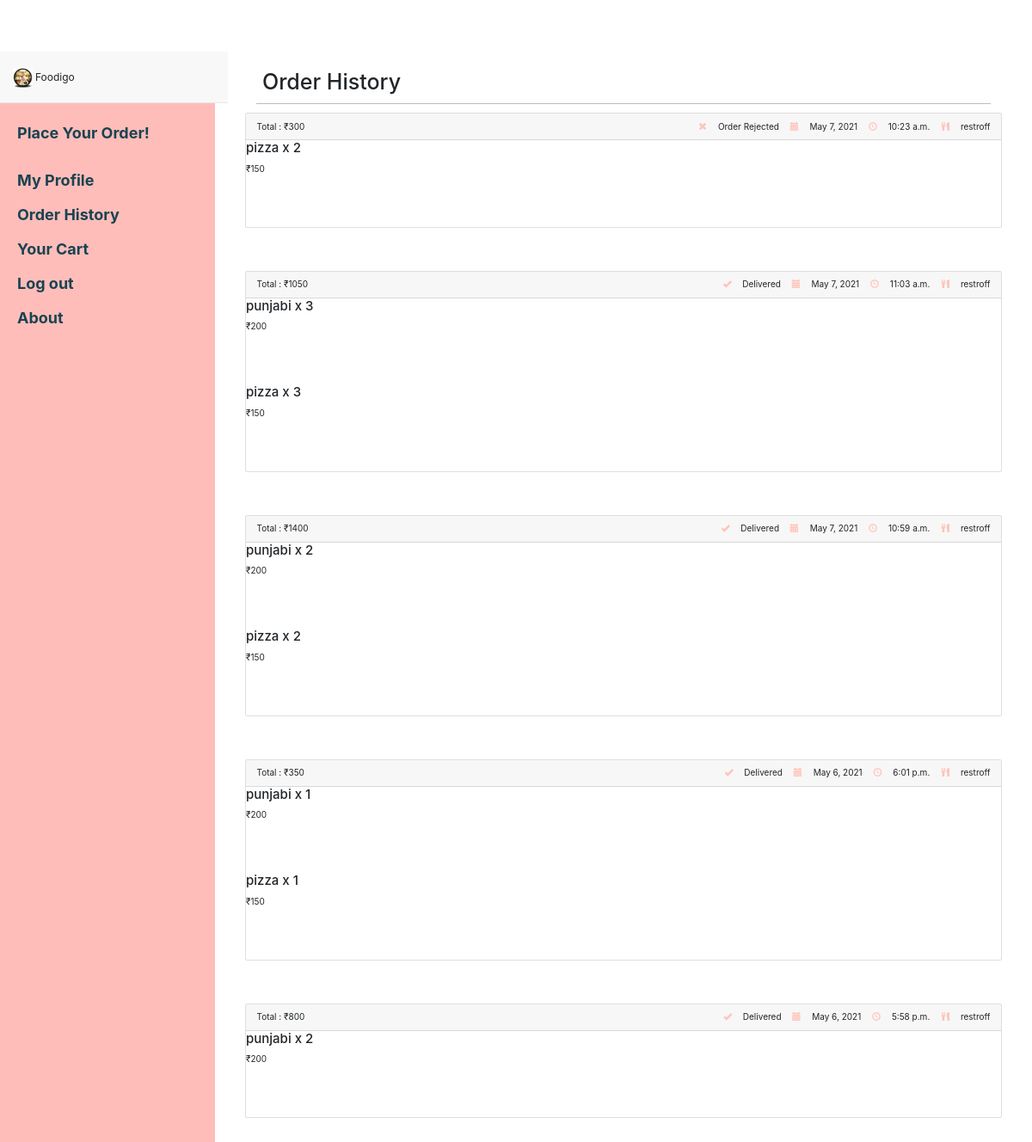
Page /history/ (signed in) on the committed database.
### foodspark/models.py (models this page shows, shortened)
class Order(models.Model):
	customer = models.ForeignKey(Customer,on_delete=models.CASCADE)
	restaurant = models.ForeignKey(Restaurant,on_delete=models.CASCADE)
	foodlist = models.CharField(max_length = 500,validators=[validate_comma_separated_integer_list],null=True)
	foodqty = models.CharField(max_length = 500,validators=[validate_comma_separated_integer_list],null=True)
	amount = models.IntegerField(default = 0)
	ordertime = models.TimeField(auto_now_add=True)
	orderdate = models.DateField(auto_now_add=True)
	DSTATUS = (
		('p','Pending'),
		('d','Delivered'),
		('a','Accepted')
	)
	deliverystatus = models.CharField(max_length=1,choices=DSTATUS,default = 'p')
	def calamount(self):
		self.amount = 0
		myl = self.foodlist.split(",")
		qty = self.foodqty.split(",")
		for x,y in zip(myl,qty):
			fitem = FoodItem.objects.get(pk=int(x))
			self.amount = self.amount + fitem.price*int(y)
	def getfooditems(self):
		myl = self.foodlist.split(",")
		items = []
		for x in myl:
			items.append(FoodItem.objects.get(pk=int(x)))
		return items
	def getqty(self):
		myl = self.foodqty.split(",")
		return myl

class Restaurant(models.Model):
	email = models.EmailField(primary_key = True)
	password = models.CharField(max_length=100)
	name = models.CharField(max_length=200)
	address = models.TextField()
	RES_TYPE = (
		('B','Bar'),
		('R','Restaurant'),
		('C','Cafe')
	)
	res_type = models.CharField(max_length=1,choices = RES_TYPE,default = 'R')
	cuisine = models.CharField(null = True, max_length=100)
	city = models.CharField(max_length = 100,null = True)
	phone_regex = RegexValidator(regex=r'^\+?1?\d{9,15}$', message="Phone number must be entered in the format: '+999999999'. Up to 15 digits allowed.") #############look into regex
	phone = models.CharField(validators=[phone_regex],max_length=15,blank = True)
	imgurl = models.CharField(max_length=1000,null=True)

class FoodItem(models.Model):
	resid = models.ForeignKey(Restaurant,on_delete=models.CASCADE)
	name = models.CharField(max_length=500)
	cuisine = models.CharField(max_length=100)
	COURSE = (
		('s','Starter'),
		('m','Main Course'),
		('d','Desert')
	)
	course = models.CharField(max_length=1,choices=COURSE)
	price = models.IntegerField()
	availability_time = models.TimeField()
	ordercount = models.IntegerField(default = 0)

### foodspark/views.py (the view, shortened to what this page needs)
# urls.py: re_path(r'^history/?$',views.history,name='history'),
def history(request):
    if 'id' in request.session.keys():
        customer = Customer.objects.get(email=request.session['id'])
        query = Order.objects.order_by('-pk').all()
        pending_rest = {}
        pending_items = {}
        reject_rest = {}
        reject_items = {}
        history_rest = {}
        history_items = {}
        eta = {}
        for x in query:
            if x.customer == customer:
                if(x.deliverystatus == 'd'):
                    dic2 = {}
                    x.calamount()
                    for i, j in zip(x.getfooditems(), x.getqty()):
                        dic2[i] = j
                    history_items[x] = dic2
                    history_rest[x] = x.restaurant
                if(x.deliverystatus == 'r'):
                    dic3 = {}
                    x.calamount()
                    for i, j in zip(x.getfooditems(), x.getqty()):
                        dic3[i] = j
                    reject_items[x] = dic3
                    reject_rest[x] = x.restaurant
        context = {
            'customer': customer,
            'pending_items': pending_items,
            'pending_rest': pending_rest,
            'history_items': history_items,
            'history_rest': history_rest,
            'reject_items': reject_items,
            'reject_rest': reject_rest,
            'eta': eta
        }
        return render(request, "foodspark/userhistory.html", context)
    else:
        return render(request, "foodspark/login.html")

### foodspark/templates/foodspark/userhistory.html (shortened to what this page needs)
<!DOCTYPE html>
<html lang="en">
<head>
    <link href="/static/css/bootstrap.min.css" rel="stylesheet">
    <link href="/static/css/mystyle.css" rel="stylesheet">
    <link href="/static/css/simple-sidebar2.css" rel="stylesheet">
    <link rel="stylesheet" href="https://maxcdn.bootstrapcdn.com/bootstrap/4.0.0-alpha.2/css/bootstrap.min.css">
</head>
<body>
    <nav class="navbar navbar-nav navbar-default navbar-fixed-top" style="line-height:50px;height:60px;">
        <div class="container" style="margin:0 !important;">
            <span class="navbar-left" style="font-size:1.2em;"><img src="/static/img/logo.gif" class="logo_bitch"/>   Foodigo</span>
        </div>
    </nav>
    <div id="wrapper">
        <div id="sidebar-wrapper">
            <ul class="sidebar-nav">
                <li class="sidebar-brand">
                    <a href="/home/">
                    </a>
                </li>
                <li class="sidebar-brand">
                    <a href="/home/">
                        Place Your Order!
                    </a>
                </li>
                <li>
                    <a href="/details/">My Profile</a>
                </li>
                <li>
                    <a href="#">Order History</a>
                </li>
                <li>
                    <a href="/cart/">Your Cart</a>
                </li>
                <li>
                    <a href="/logout/">Log out</a>
                </li>
                <li>
                    <a href="/about/">About</a>
                </li>
            </ul>
        </div>
        <div id="page-content-wrapper">
            <div class="container-fluid">
                <div class="row">
                    <div class="col-lg-12">
                        <h1 style="padding-left: 20px;">Order History</h1>
                        <hr class="liner"/>
                        {%if reject_rest%}
                        {%for x,z in reject_rest.items%}
                        <div class="card">
                            <div class="card-header">
                            Total : ₹{{x.amount}}
                                <span style="float:right;">
                                <i class="glyphicon glyphicon-remove blueicon ordercard"></i> Order Rejected
                                <i class="glyphicon glyphicon-calendar blueicon ordercard"></i> {{x.orderdate}}
                                <i class="glyphicon glyphicon-time blueicon ordercard"></i> {{x.ordertime}}
                                <i class="glyphicon glyphicon-cutlery blueicon ordercard"></i> {{z.name}}
                                </span>
                            </div>
                            {%for z,k in reject_items.items%}
                            {%if x.pk == z.pk%}
                            {%for i,j in k.items%}
                            <div class="card-block terabaaphumain">
                                <div class="lefty">
                                    <h4 class="card-title">{{i.name}} x {{j}} </h4>
                                    <p class="card-text">₹{{i.price}}</p>
                                </div>
                            </div>
                            <div style="padding-top:60px;"></div>
                                {%endfor%}
                            {%endif%}
                            {%endfor%}
                        </div>
                        <div style="padding-top:50px;"></div>
                        {%endfor%}
                        {%endif%}
                        {% if history_rest %}
                        {% for x,z in history_rest.items%}
                         <div class="card">
                            <div class="card-header">
                            Total : ₹{{x.amount}}
                                <span style="float:right;">
                                <i class="glyphicon glyphicon-ok blueicon ordercard"></i> Delivered
                                <i class="glyphicon glyphicon-calendar blueicon ordercard"></i> {{x.orderdate}}
                                <i class="glyphicon glyphicon-time blueicon ordercard"></i> {{x.ordertime}}
                                <i class="glyphicon glyphicon-cutlery blueicon ordercard"></i> {{z.name}}
                                </span>
                            </div>
                            {%for z,k in history_items.items%}
                            {%if x.pk == z.pk%}
                            {%for i,j in k.items%}
                            <div class="card-block terabaaphumain">
                                <div class="lefty">
                                    <h4 class="card-title">{{i.name}} x {{j}} </h4>
                                    <p class="card-text">₹{{i.price}}</p>
                                </div>
                            </div>
                            <div style="padding-top:60px;"></div>
                            {%endfor%}
                            {%endif%}
                            {%endfor%}
                        </div>
                        <div style="padding-top:50px;"></div>
                        {% endfor %}
                        {% endif %}
                    </div>
                </div>
            </div>
        </div>
    </div>
</body>
</html>

### foodspark/static/css/mystyle.css (style rules this page uses)
.logo_bitch { width:10%; height:10%; }
.navbar-left { width: 225px; }
.navbar-fixed-top { line-height:60px; height:60px; }
.navbar-nav { margin: 0 !important; }
.blueicon { color:#ffc4ba; object-fit: cover; }
.liner { height:1px; border:none; padding-left: 3%; width:94%; color:#BABEC0; background-color:#BABEC0; }
.terabaaphumain { padding: 0px; width:100%; object-fit: cover; }
.lefty { float: left; width:74%; padding-right: 20px; }
.ordercard { padding-left: 10px; padding-right: 10px; }

### foodspark/static/css/simple-sidebar2.css (style rules this page uses)
body { overflow-x: hidden; }
#wrapper { padding-left: 0; -webkit-transition: all 0.5s ease; -moz-transition: all 0.5s ease; -o-transition: all 0.5s ease; transition: all 0.5s ease; }
#sidebar-wrapper { z-index: 1000; position: fixed; left: 250px; width: 0; height: 100%; margin-left: -250px; overflow-y: auto; background: #ffbdba; -webkit-transition: all 0.5s ease; -moz-transition: all 0.5s ease; -o-transition: all 0.5s ease; transition: all 0.5s ease; }
#page-content-wrapper { width: 100%; position: absolute; padding: 15px; }
.sidebar-nav { position: absolute; top: 0; width: 250px; margin: 0; padding: 0; list-style: none; }
.sidebar-nav li { text-indent: 20px; line-height: 40px; }
.sidebar-nav li a { display: block; text-decoration: none; color: #194350; font-weight: bold; font-size: 18px; }
.sidebar-nav > .sidebar-brand { height: 65px; font-size: 18px; line-height: 60px; }
.sidebar-nav > .sidebar-brand a { color: #194350; }
@media (min-width:768px) { #wrapper { padding-left: 250px; } }
@media (min-width:768px) { #sidebar-wrapper { width: 250px; } }
@media (min-width:768px) { #page-content-wrapper { padding: 20px; position: relative; } }

### rows in the picture
Order: amount "300", orderdate "May 7, 2021", ordertime "10:23 a.m.", name "restroff"
FoodItem: name "pizza", id "2", price "150", j "3", j "1"
Order: amount "1050", orderdate "May 7, 2021", ordertime "11:03 a.m.", name "restroff"
FoodItem: name "punjabi", j "3", price "200", j "2", id "1"
Order: amount "1400", orderdate "May 7, 2021", ordertime "10:59 a.m.", name "restroff"
Order: amount "350", orderdate "May 6, 2021", ordertime "6:01 p.m.", name "restroff"
Order: amount "800", orderdate "May 6, 2021", ordertime "5:58 p.m.", name "restroff"
